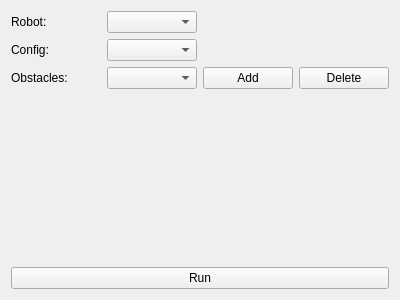
<?xml version="1.0" encoding="UTF-8"?>
<ui version="4.0">
 <class>PathOuterWidget</class>
 <widget class="QWidget" name="PathOuterWidget">
  <property name="geometry">
   <rect>
    <x>0</x>
    <y>0</y>
    <width>400</width>
    <height>300</height>
   </rect>
  </property>
  <property name="windowTitle">
   <string>Form</string>
  </property>
  <layout class="QVBoxLayout" name="verticalLayout" stretch="1,4,0">
   <item>
    <layout class="QGridLayout" name="gridLayout">
     <item row="1" column="1">
      <widget class="QComboBox" name="robot_options"/>
     </item>
     <item row="1" column="0">
      <widget class="QLabel" name="label">
       <property name="text">
        <string>Robot:</string>
       </property>
      </widget>
     </item>
     <item row="3" column="1">
      <widget class="QComboBox" name="obstacle_options"/>
     </item>
     <item row="3" column="0">
      <widget class="QLabel" name="label_2">
       <property name="text">
        <string>Obstacles:</string>
       </property>
      </widget>
     </item>
     <item row="3" column="2">
      <widget class="QPushButton" name="add_obstacles">
       <property name="text">
        <string>Add</string>
       </property>
      </widget>
     </item>
     <item row="3" column="3">
      <widget class="QPushButton" name="delete_obstacles">
       <property name="text">
        <string>Delete</string>
       </property>
      </widget>
     </item>
     <item row="2" column="0">
      <widget class="QLabel" name="label_3">
       <property name="text">
        <string>Config:</string>
       </property>
      </widget>
     </item>
     <item row="2" column="1">
      <widget class="QComboBox" name="config_options"/>
     </item>
    </layout>
   </item>
   <item>
    <widget class="rip::gui::tebplanner::PathInnerWidget" name="widget" native="true"/>
   </item>
   <item>
    <widget class="QPushButton" name="run">
     <property name="text">
      <string>Run</string>
     </property>
    </widget>
   </item>
  </layout>
 </widget>
 <customwidgets>
  <customwidget>
   <class>rip::gui::tebplanner::PathInnerWidget</class>
   <extends>QWidget</extends>
   <header>teb_planner_gui/path_inner_widget.hpp</header>
   <container>1</container>
  </customwidget>
 </customwidgets>
 <resources/>
 <connections/>
</ui>
